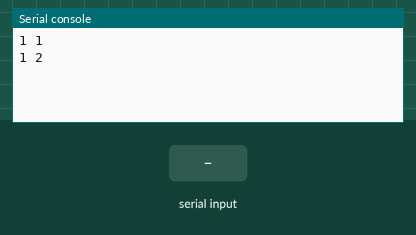
Bench run of a program on a simulated Raspberry Pi Pico running MicroPython. Parts: the last lines printed to the serial console. The test bench sets the inputs (shaded band).

Above: at 1.2 s.
1.3 s: "1\n" received over the second serial link
At 2.8 s:
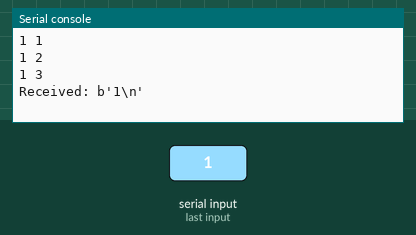
3.5 s: "0\n" received over the second serial link
At 4.7 s:
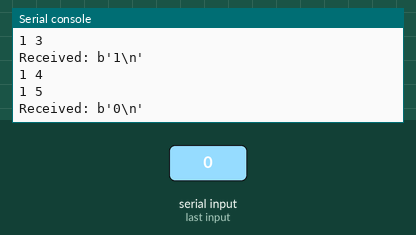
5.0 s: "2\n" received over the second serial link
At 5.5 s:
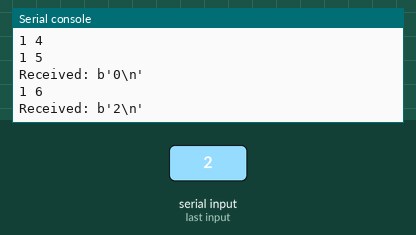
Timing chart, 0 to 8.0 s (numbered marks = the images above; inputs shaded):
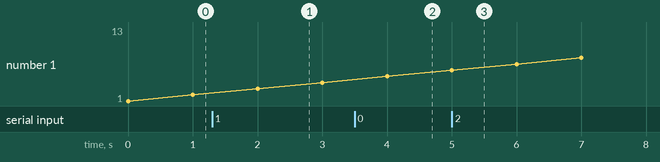

The program:

code_maitre.py
```python
from machine import UART
import time

# Configuration de l'UART sur le GPIO 0 (RX) et GPIO 1 (TX) pour le Pico
uart = UART(0, baudrate=38400)

# Fonction pour envoyer des données
def send_data(data):
    uart.write(data)
    print(len(data),data)

# Fonction pour recevoir des données
def receive_data():
    if uart.any():
        return uart.readline()
test = 0
# Exemple de boucle principale
while True:
    # Envoi de données à l'autre HC-05
    test += 1
    send_data(str(test))

    # Réception de données de l'autre HC-05
    incoming_data = receive_data()
    if incoming_data:
        print('Received:', incoming_data)

    # Pause pour éviter la saturation du buffer
    time.sleep(1)
```

Measured:
- after the input at 1.3 s, the serial console: prints a new line after 0.70 s (image 1)
- after the input at 3.5 s, the serial console: prints a new line after 0.50 s (image 2)
- after the input at 5.0 s, the serial console: prints a new line at once (image 3)
